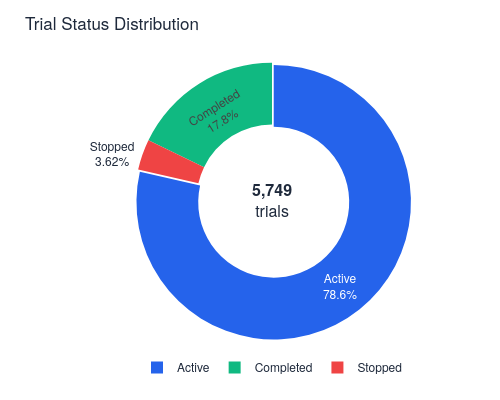

Notebook code cell kept with this figure:
### Code cell
# ── Chart 1B-1: Donut chart — Status group level ─────────────────────────
df_groups = df_status.groupby('status_group')['status_count'].sum().reset_index()
df_groups.columns = ['status_group', 'count']
df_groups = df_groups.sort_values('count', ascending=False)

status_colors = {
    'Active': COLORS['primary'],
    'Completed': COLORS['success'],
    'Stopped': COLORS['danger']
}

fig_1b1 = go.Figure(go.Pie(
    labels=df_groups['status_group'],
    values=df_groups['count'],
    hole=0.55,
    marker_colors=[status_colors[s] for s in df_groups['status_group']],
    textinfo='label+percent',
    textfont_size=12,
    hovertemplate='%{label}: %{value:,} trials (%{percent})<extra></extra>',
    pull=[0.02, 0, 0],
))

fig_1b1.update_layout(
    **LAYOUT_DEFAULTS,
    title='Trial Status Distribution',
    height=400,
    width=500,
    showlegend=True,
    legend=dict(orientation='h', yanchor='bottom', y=-0.15, xanchor='center', x=0.5),
    annotations=[dict(
        text=f"<b>{df_groups['count'].sum():,}</b><br>trials",
        x=0.5, y=0.5, font_size=16, showarrow=False,
        font_color=COLORS['text']
    )]
)
fig_1b1.show()

### Figure 1 — Plotly figure (JSON) as saved in the notebook; plotly's stock layout.template omitted (floating-point values rounded to 4 significant figures)
{"data": [{"hole": 0.55, "hovertemplate": "%{label}: %{value:,} trials (%{percent})<extra></extra>", "labels": ["Active", "Completed", "Stopped"], "marker": {"colors": ["#2563EB", "#10B981", "#EF4444"]}, "pull": [0.02, 0, 0], "textfont": {"size": 12}, "textinfo": "label+percent", "type": "pie", "values": [4516, 1025, 208]}], "layout": {"annotations": [{"font": {"color": "#1E293B", "size": 16}, "showarrow": false, "text": "<b>5,749</b><br>trials", "x": 0.5, "y": 0.5}], "font": {"color": "#1E293B", "family": "Helvetica Neue, Arial, sans-serif"}, "height": 400, "hoverlabel": {"bgcolor": "white", "font": {"size": 12}}, "legend": {"orientation": "h", "x": 0.5, "xanchor": "center", "y": -0.15, "yanchor": "bottom"}, "margin": {"b": 60, "l": 60, "r": 30, "t": 60}, "paper_bgcolor": "white", "plot_bgcolor": "white", "showlegend": true, "title": {"text": "Trial Status Distribution"}, "width": 500}}
